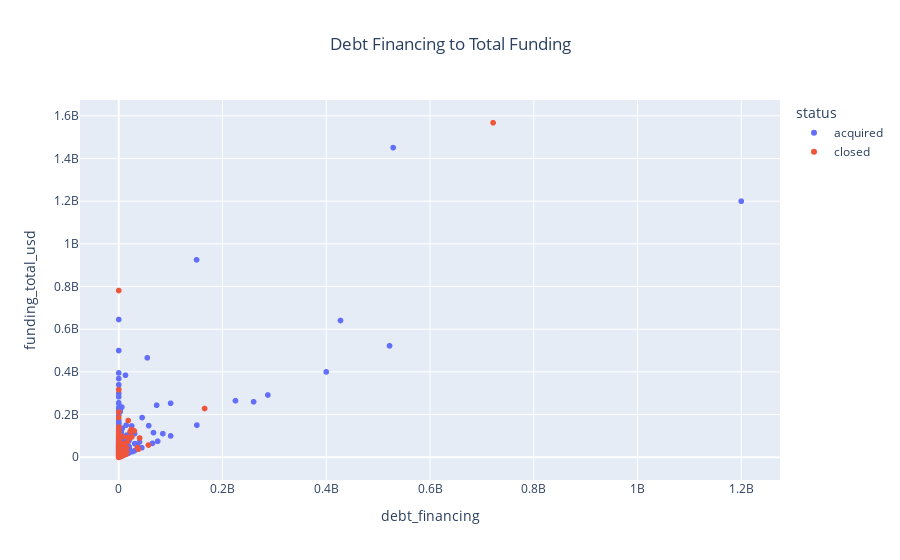

Source (notebook cell):
### Markdown cell above
### 3.2.2 Debt Financing to Total Funding 
Understanding the type of financing a startup receives is also important in considering whether a startup will succeed because it’s a different way of funding compared to venture capital. Therefore we visualize debt financing on the x-axis and total funding amount on the y-axis to get an understanding of how much each startups total funding is made up of debt and if there is any correlation between these two and overall startup success. Note that an outlier of $5.7B was removed for better visualization. The scatter below suggests that startups with higher proportions of debt financing to total funding have a higher frequency of success.

### Code cell
df_no_outliers = df_n[df_n.funding_total_usd != 5700000000]
fig = px.scatter(df_no_outliers, x="debt_financing", y="funding_total_usd", color="status", title = "Debt Financing to Total Funding")
fig.update_layout(title_x = 0.5)
fig.show()

### Figure 1 — Plotly figure (JSON) as saved in the notebook; plotly's stock layout.template omitted (floating-point values rounded to 4 significant figures; data arrays with more than 128 entries replaced by an {"elided": "..."} marker saying what was removed)
{"data": [{"hovertemplate": "status=acquired<br>debt_financing=%{x}<br>funding_total_usd=%{y}<extra></extra>", "legendgroup": "acquired", "marker": {"color": "#636efa", "symbol": "circle"}, "mode": "markers", "name": "acquired", "showlegend": true, "type": "scattergl", "x": {"elided": "2456 int values"}, "xaxis": "x", "y": {"elided": "2456 int values"}, "yaxis": "y"}, {"hovertemplate": "status=closed<br>debt_financing=%{x}<br>funding_total_usd=%{y}<extra></extra>", "legendgroup": "closed", "marker": {"color": "#EF553B", "symbol": "circle"}, "mode": "markers", "name": "closed", "showlegend": true, "type": "scattergl", "x": {"elided": "1230 int values"}, "xaxis": "x", "y": {"elided": "1230 int values"}, "yaxis": "y"}], "layout": {"legend": {"title": {"text": "status"}, "tracegroupgap": 0}, "title": {"text": "Debt Financing to Total Funding", "x": 0.5}, "xaxis": {"anchor": "y", "domain": [0, 1], "title": {"text": "debt_financing"}}, "yaxis": {"anchor": "x", "domain": [0, 1], "title": {"text": "funding_total_usd"}}}}
